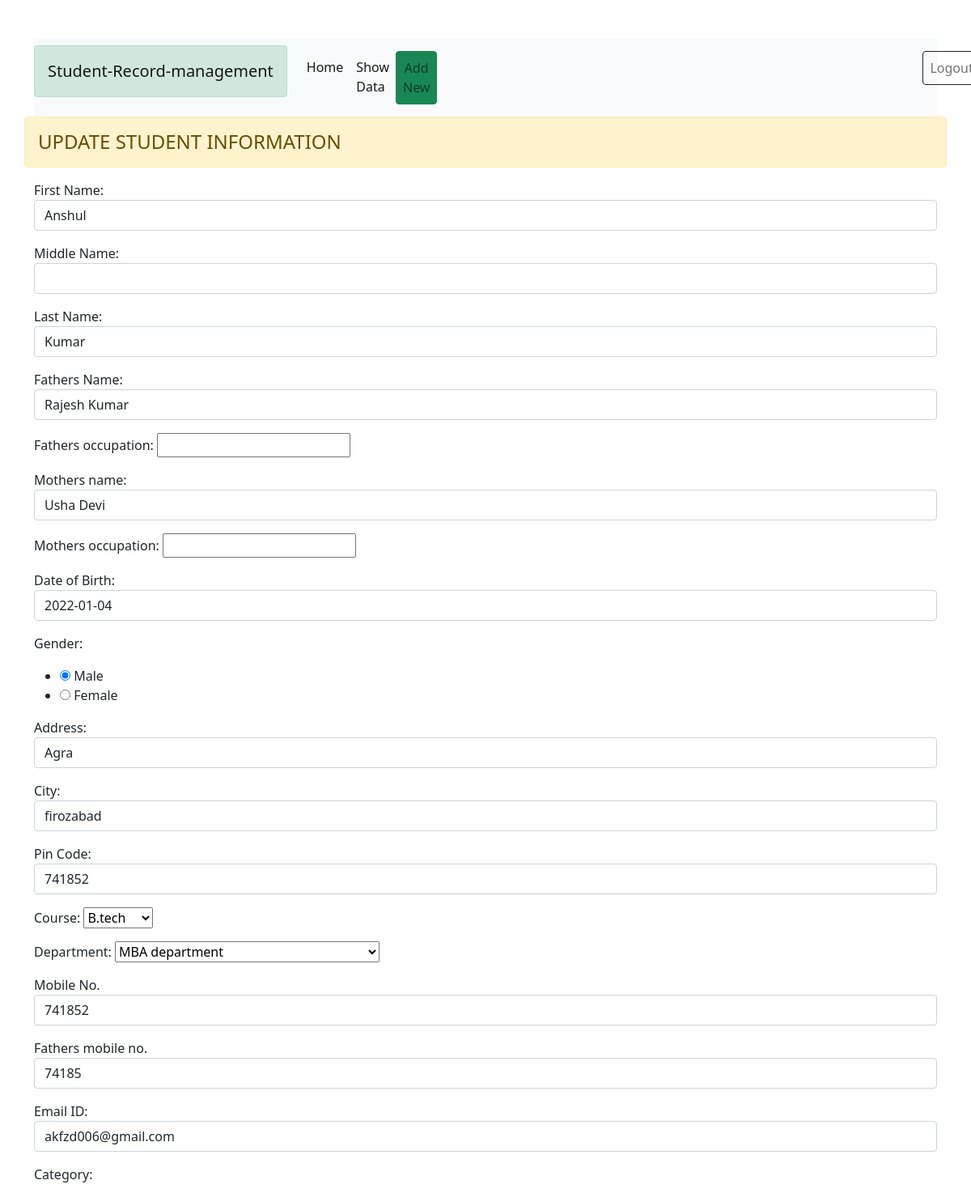
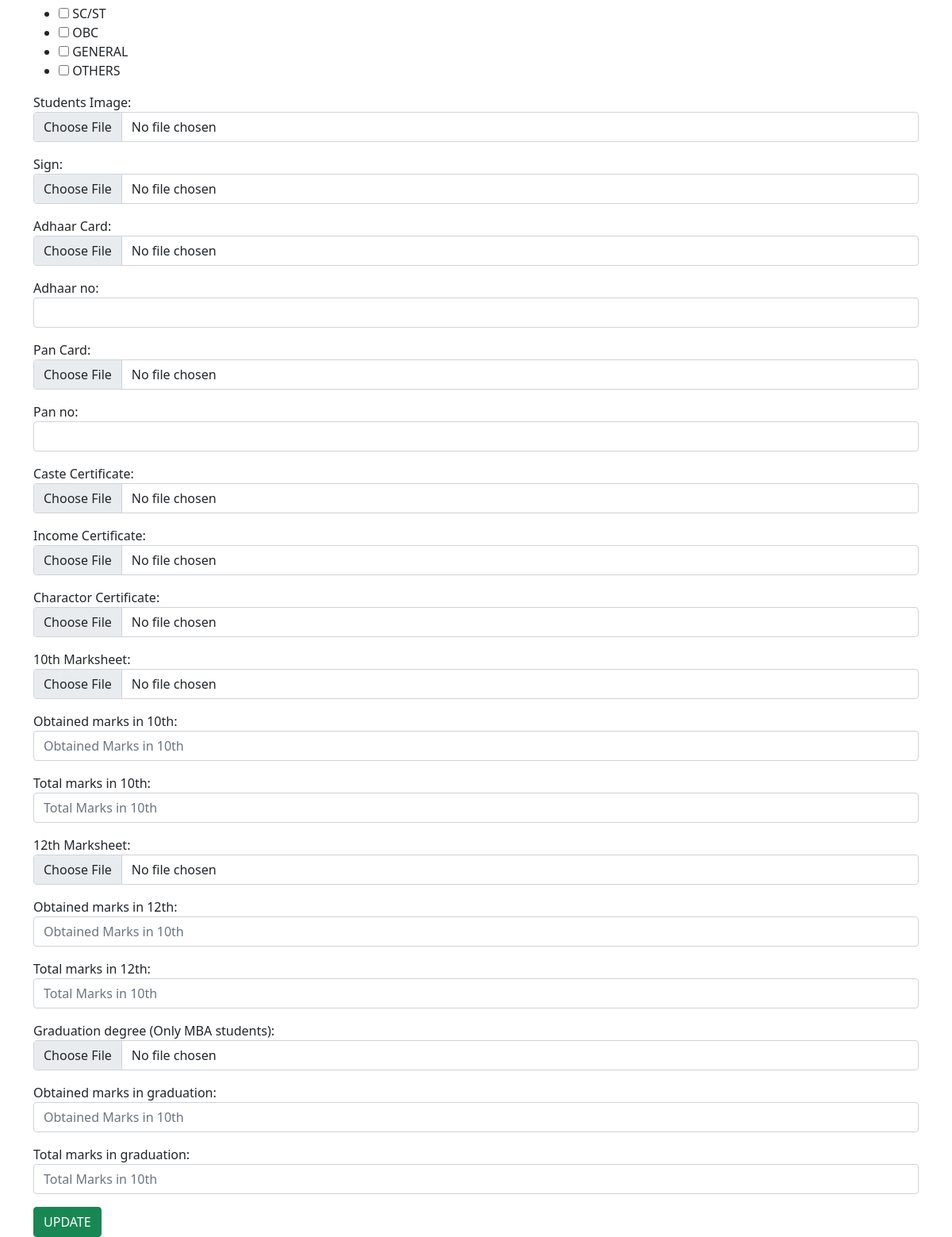
Page /5/ (signed in) on the committed database (2 pictures, top to bottom).
### myapp/models.py (models this page shows)
class Student_data(models.Model):
 first_name = models.CharField(max_length=100)
 middle_name = models.CharField(max_length=100, blank=True)
 last_name = models.CharField(max_length=100)
 fathers_name = models.CharField(max_length=100)
 fathers_occupation = models.CharField(max_length=30, blank=True)
 mothers_name = models.CharField(max_length=100)
 mothers_occupation = models.CharField(max_length=30,  blank=True)
 dob = models.DateField(auto_now=False, auto_now_add=False)
 gender = models.CharField(max_length=100)
 category = models.CharField(max_length=50)
 address = models.CharField(max_length=180)
 city = models.CharField(max_length=180)
 pin = models.PositiveIntegerField()
 course = models.CharField(choices=COURSE_CHOICE, max_length=100)
 mark10_obtained = models.PositiveIntegerField(null=True, blank=True)
 mark10_total = models.PositiveIntegerField( null=True, blank=True)
 mark12_obtained = models.PositiveIntegerField(null=True, blank=True)
 mark12_total = models.PositiveIntegerField(null=True, blank=True)
 mark_graduation_obtained = models.PositiveIntegerField(null=True, blank=True)
 mark_graduation_total = models.PositiveIntegerField(null=True, blank=True)
 department = models.CharField(choices=DEPARTMENT_CHOICE, max_length=50, blank=True)
 mobile = models.PositiveIntegerField()
 mobile2 = models.PositiveIntegerField(null=True, blank=True)
 email = models.EmailField(null=True, blank=True)
 photo = models.ImageField(upload_to='d/1', blank=True)
 sign = models.ImageField(upload_to='d/8', blank=True)
 Adhaar = models.FileField(upload_to='d/2', blank=True)
 Adhaar_no = models.CharField(max_length=12, null=True, blank=True)
 pan = models.FileField(upload_to='d/3', blank=True)
 pan_no = models.CharField(max_length=10, null=True, blank=True)
 caste = models.FileField(upload_to='d/3', blank=True)
 income = models.FileField(upload_to='d/4', blank=True)
 charactor_certificate = models.FileField(upload_to='d/5', blank=True)
 mark10 = models.FileField(upload_to='d/6', blank=True)
 mark12 = models.FileField(upload_to='d/7', blank=True)
 mark_graduation=models.FileField(upload_to='d/7', blank=True)

### myapp/views.py (the view)
# urls.py: path('<int:id>/', views.update_data, name='updatedata'),
@login_required
def update_data(request, id):
   if request.method == 'POST':
      pi=Student_data.objects.get(pk=id)
      form = Student_data_form(request.POST, request.FILES, instance=pi)
      if form.is_valid():
         form.save
   else:
      pi=Student_data.objects.get(pk=id)
      form = Student_data_form(instance=pi)
   return render(request, "myapp/updatedata.html", {'form': form})

### myapp/templates/myapp/updatedata.html (shortened to what this page needs)
{% extends "myapp/base.html" %}
{% block content  %}
<div class="row">
<h4 class="alert alert-warning">UPDATE STUDENT INFORMATION</h4>
<form action="" method="post">
{{form.as_p}}
<input type="submit" class="btn btn-success" value="UPDATE">
</form>
</div>
{% endblock  %}

### myapp/templates/myapp/base.html (shortened to what this page needs)
<!DOCTYPE html>
{% load static %}
<html lang="en">
<head>
    <link rel="stylesheet" href="{% static 'enroll/css/bootstrap.min.css' %}">
</head>
<body>
<div class="container mt-5">
    <nav class="navbar navbar-expand-lg navbar-light bg-light">
        <a class="navbar-brand alert alert-success" >Student-Record-management</a>
        <div class="collapse navbar-collapse" id="navbarNavAltMarkup">
          <div class="navbar-nav">
            <a class="nav-item nav-link active" href="{% url 'home' %}">Home </a>
            <a class="nav-item nav-link active" href="{% url 'list' %} ">Show Data </a>
            <a class="nav-item nav-link btn btn-success" href="{% url 'adddata' %}">Add New</a>
            <ul class="navbar-nav ml-auto">
              <li class="nav-item">
                  <a class="nav-link btn btn-outline-dark" style="margin-left: 600px; " href="{% url 'signout' %}">
                    Logout
                  </a>
              </li>
            </ul>
          </div>
        </div>
      </nav>
{% block content %}
{% endblock content %}
</div>
</body>
</html>

### rows in the picture
Student_data: first_name "Anshul", last_name "Kumar", fathers_name "Rajesh Kumar", mothers_name "Usha Devi", dob "2022-01-04", gender "☑ Gender: ☐ Female", address "Agra", city "firozabad", pin "741852", course "B.tech", department "MBA department", mobile "741852", mobile2 "74185", email "akfzd006@gmail.com", category "☐ ☐ ☐ ☐"
